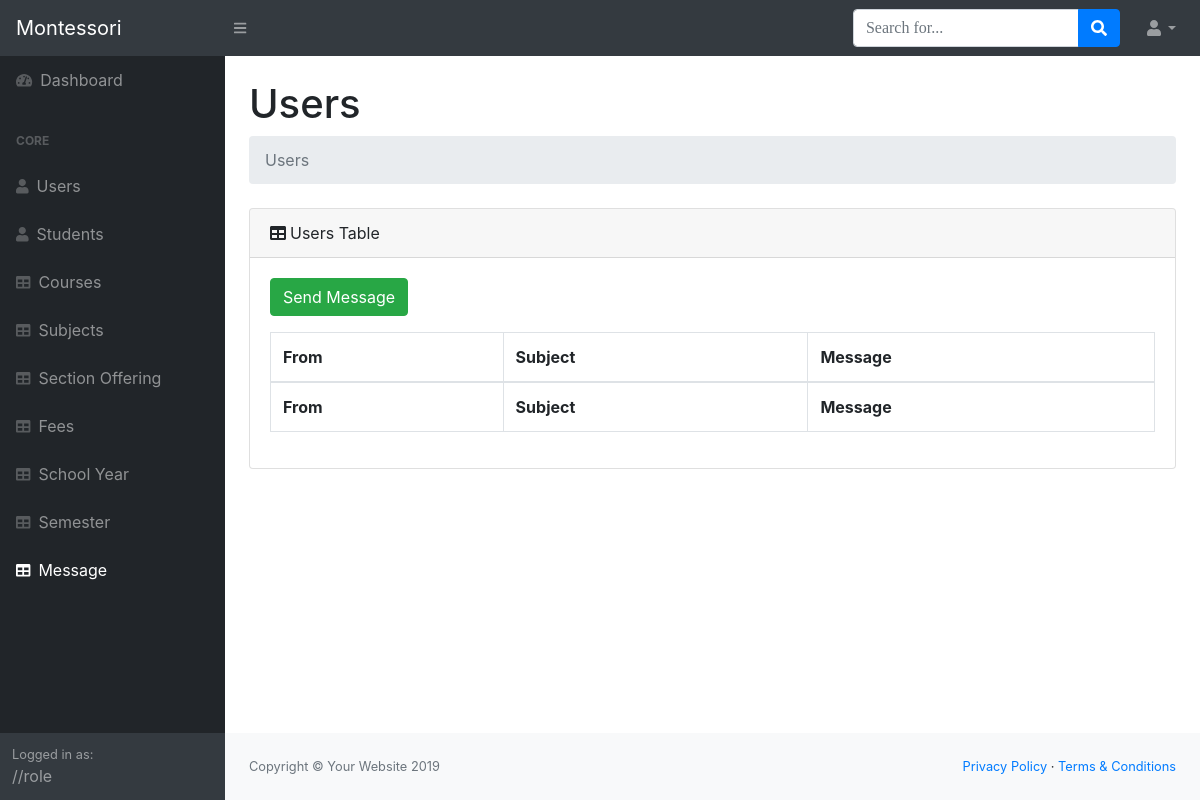
Page /system/pages/message.php (signed in) on the earlier database version.
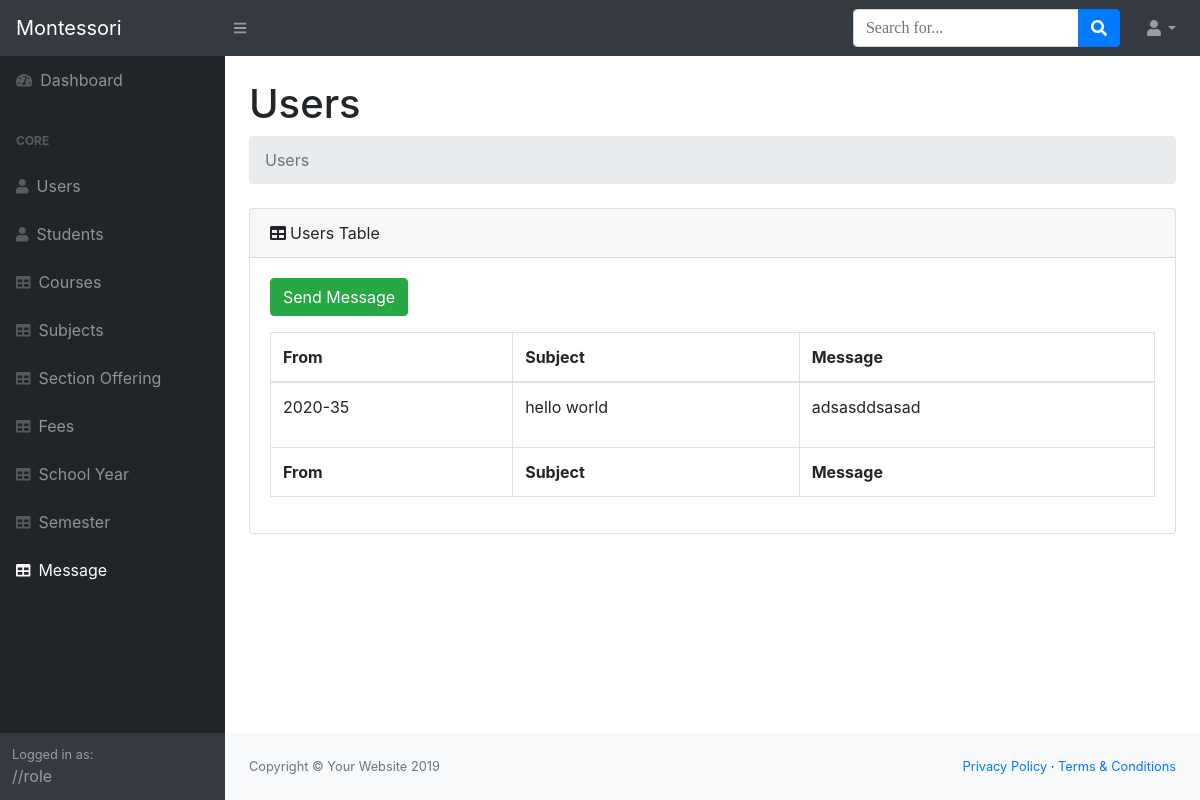
Same page on the later database version.
### tables this page shows
CREATE TABLE `message` (
  `message_id` int(11) NOT NULL,
  `subject` text NOT NULL,
  `message` text NOT NULL,
  `sender_id` varchar(50) NOT NULL,
  `receiver_id` varchar(50) NOT NULL
);

### system/pages/functions.php (called while the page is built, shortened)
<?php
require('../database/Course.php');
require('../database/Message.php');
$db = new DBController();
$message = new Message($db);

### system/pages/message.php (the view, shortened to what this page needs)
<?php
include('header.php');
include('navigation.php');
$id = $_SESSION['id'];
$messageList = $message->getDatabySearching('receiver_id', $id);
?>
<main>
    <div class="container-fluid">
        <h1 class="mt-4">Users</h1>
        <ol class="breadcrumb mb-4">
            <li class="breadcrumb-item active">Users</li>
        </ol>
        <div class="card mb-4">
            <div class="card-header"><i class="fas fa-table mr-1"></i>Users Table
            </div>
            <div class="card-body">
                <div class="d-flex justify-content-start mb-3">
                    <button data-toggle="modal" data-target="#messageModal" class="btn btn-md btn-success mr-2">Send Message</button>
                </div>
                <div class="table-responsive">
                    <table class="table table-bordered" id="dataTable" width="100%" cellspacing="0">
                        <thead>
                            <tr>
                                <th>From</th>
                                <th>Subject</th>
                                <th>Message</th>
                            </tr>
                        </thead>
                        <tfoot>
                            <tr>
                                <th>From</th>
                                <th>Subject</th>
                                <th>Message</th>
                            </tr>
                        </tfoot>
                        <tbody>
                            <?php array_map(function ($message) { ?>
                                <tr>
                                    <td><?= $message['sender_id'] ?></td>
                                    <td><?= $message['subject'] ?></td>
                                    <td><?= $message['message'] ?></td>
                                </tr>
                            <?php }, $messageList) ?>
                        </tbody>
                    </table>
                </div>
            </div>
        </div>
    </div>
</main>
<?php
include('footer.php');
?>

Differences in the rows shown:
added message: sender "2020-35", subject "hello world", message "adsasddsasad"
